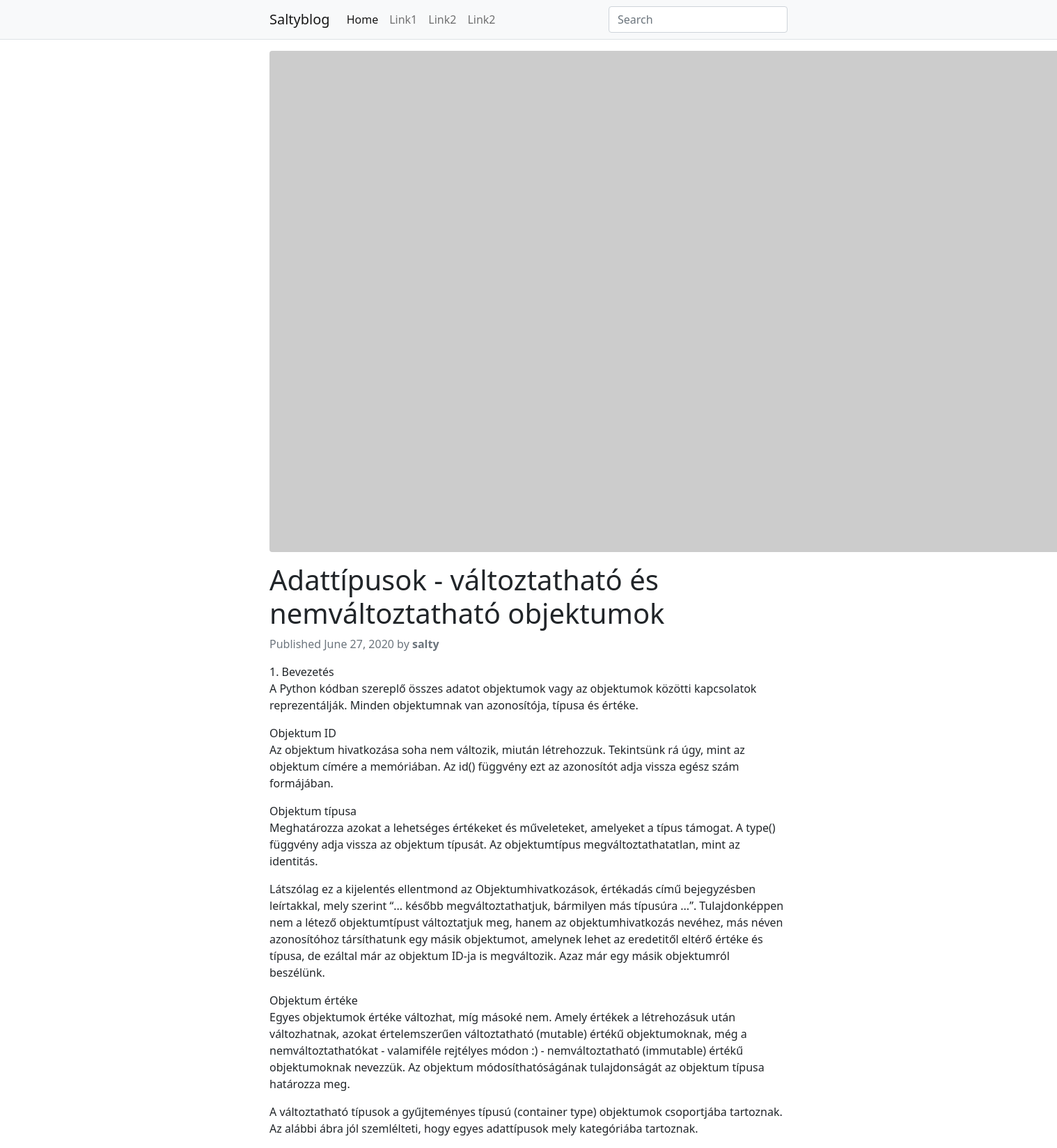
Page /adattipusok-valtoztathato-es-nemvaltoztathato-objektumok/ on the committed database.
### blog/models.py (models this page shows, shortened)
class Post(models.Model):
    STATUS_CHOICES = (
        ('draft', 'Draft'),
        ('published', 'Published'),
    )
    title = models.CharField(max_length=250)
    slug = models.SlugField(max_length=250, unique_for_date='publish')
    author = models.ForeignKey(User, on_delete=models.CASCADE, related_name='blog_posts')
    body = models.TextField()
    publish = models.DateTimeField(default=timezone.now)
    created = models.DateTimeField(auto_now_add=True)
    updated = models.DateTimeField(auto_now=True)
    status = models.CharField(max_length=10, choices=STATUS_CHOICES, default='draft')
    class Meta:
        ordering = ('-publish',)
    objects = models.Manager()  # The default manager.
    published = PublishedManager()  # Our custom manager.

### blog/views.py (the view)
# urls.py: path('<slug:post>/', views.post_detail, name='post_detail'),
def post_detail(request, post):
    post = get_object_or_404(Post, slug=post, status='published')
    return render(request, 'post_detail.html', {'post':post})

### templates/post_detail.html (shortened to what this page needs)
{% extends 'base.html' %}
{% block content %}
    <article>
        <figure>
         <img src="https://via.placeholder.com/1280x720" class="rounded" alt="{{post.title}}">
        </figure>
        <div class="mt-3">
            <h1>{{post.title}}</h1>
            <p class="text-muted">
                Published {{ post.publish.date }} by <strong>{{ post.author }}</strong>
            </p>
        </div>
        <div class="article-body">
                {{post.body|linebreaks}}
        </div>
    </article>
{% endblock content %}

### rows in the picture
Post: title "Adattípusok - változtatható és nemváltoztatható objektumok", publish "June 27, 2020", author "salty", body "1. Bevezetés A Python kódban szereplő összes adatot objektumok vagy az objektumok közötti kapcsolatok reprezentálják. Minden objektumnak van azonosítója, típusa és értéke. Objektum ID Az objektum hivatkozása soha nem változik, miután létrehozzuk. Tekintsünk rá úgy, mint az objektum címére a memóriában. Az id() függvény ezt az azonosítót adja vissza egész szám formájában. Objektum típusa Meghatározza azokat a lehetséges értékeket és műveleteket, amelyeket a típus támogat. A type() függvény adja vissza az objektum típusát. Az objektumtípus megváltoztathatatlan, mint az identitás. Látszólag ez a kijelentés ellentmond az Objektumhivatkozások, értékadás című bejegyzésben leírtakkal, mely szerint…"
